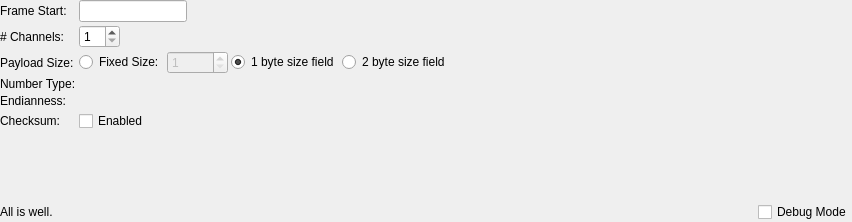
<?xml version="1.0" encoding="UTF-8"?>
<ui version="4.0">
 <class>FramedReaderSettings</class>
 <widget class="QWidget" name="FramedReaderSettings">
  <property name="geometry">
   <rect>
    <x>0</x>
    <y>0</y>
    <width>852</width>
    <height>222</height>
   </rect>
  </property>
  <property name="windowTitle">
   <string>Form</string>
  </property>
  <layout class="QVBoxLayout" name="verticalLayout">
   <property name="spacing">
    <number>3</number>
   </property>
   <property name="leftMargin">
    <number>0</number>
   </property>
   <property name="topMargin">
    <number>0</number>
   </property>
   <property name="rightMargin">
    <number>0</number>
   </property>
   <property name="bottomMargin">
    <number>0</number>
   </property>
   <item>
    <layout class="QFormLayout" name="formLayout">
     <property name="fieldGrowthPolicy">
      <enum>QFormLayout::FieldsStayAtSizeHint</enum>
     </property>
     <item row="0" column="1">
      <widget class="CommandEdit" name="leSyncWord">
       <property name="toolTip">
        <string>Enter the 'Frame Start' bytes in hexadecimal.</string>
       </property>
      </widget>
     </item>
     <item row="1" column="0">
      <widget class="QLabel" name="label_2">
       <property name="toolTip">
        <string>Number of Channels</string>
       </property>
       <property name="text">
        <string># Channels:</string>
       </property>
      </widget>
     </item>
     <item row="1" column="1">
      <widget class="QSpinBox" name="spNumOfChannels">
       <property name="toolTip">
        <string>Select number of channels</string>
       </property>
       <property name="minimum">
        <number>1</number>
       </property>
       <property name="maximum">
        <number>32</number>
       </property>
      </widget>
     </item>
     <item row="2" column="0">
      <widget class="QLabel" name="label_3">
       <property name="text">
        <string>Payload Size:</string>
       </property>
      </widget>
     </item>
     <item row="2" column="1">
      <layout class="QHBoxLayout" name="horizontalLayout">
       <item>
        <widget class="QRadioButton" name="rbFixedSize">
         <property name="toolTip">
          <string>Frame size is always the same</string>
         </property>
         <property name="text">
          <string>Fixed Size:</string>
         </property>
        </widget>
       </item>
       <item>
        <widget class="QSpinBox" name="spSize">
         <property name="enabled">
          <bool>false</bool>
         </property>
         <property name="toolTip">
          <string>&lt;html&gt;&lt;head/&gt;&lt;body&gt;&lt;p&gt;Enter the frame size. It &lt;span style=&quot; font-weight:600;&quot;&gt;must&lt;/span&gt; be the multiple of (#channels * sample size).&lt;/p&gt;&lt;/body&gt;&lt;/html&gt;</string>
         </property>
         <property name="minimum">
          <number>1</number>
         </property>
         <property name="maximum">
          <number>65535</number>
         </property>
        </widget>
       </item>
       <item>
        <widget class="QRadioButton" name="rbSize1Byte">
         <property name="toolTip">
          <string>First byte after the 'frame start' bytes should be the size of the frame payload. Only counting following bytes but excluding the checksum.</string>
         </property>
         <property name="text">
          <string>1 byte size field</string>
         </property>
         <property name="checked">
          <bool>true</bool>
         </property>
        </widget>
       </item>
       <item>
        <widget class="QRadioButton" name="rbSize2Byte">
         <property name="toolTip">
          <string>First 2 bytes after the 'frame start' bytes should be the size of the frame payload. Only counting following bytes but excluding the checksum.</string>
         </property>
         <property name="text">
          <string>2 byte size field</string>
         </property>
        </widget>
       </item>
      </layout>
     </item>
     <item row="3" column="0">
      <widget class="QLabel" name="label_4">
       <property name="toolTip">
        <string/>
       </property>
       <property name="text">
        <string>Number Type:</string>
       </property>
      </widget>
     </item>
     <item row="3" column="1">
      <widget class="NumberFormatBox" name="nfBox" native="true">
       <property name="sizePolicy">
        <sizepolicy hsizetype="Preferred" vsizetype="Preferred">
         <horstretch>0</horstretch>
         <verstretch>0</verstretch>
        </sizepolicy>
       </property>
      </widget>
     </item>
     <item row="4" column="0">
      <widget class="QLabel" name="label_5">
       <property name="toolTip">
        <string>Byte Order</string>
       </property>
       <property name="text">
        <string>Endianness:</string>
       </property>
      </widget>
     </item>
     <item row="4" column="1">
      <widget class="EndiannessBox" name="endiBox" native="true"/>
     </item>
     <item row="5" column="0">
      <widget class="QLabel" name="label_6">
       <property name="text">
        <string>Checksum:</string>
       </property>
      </widget>
     </item>
     <item row="5" column="1">
      <widget class="QCheckBox" name="cbChecksum">
       <property name="toolTip">
        <string>Last byte of the frame is checksum.</string>
       </property>
       <property name="text">
        <string>Enabled</string>
       </property>
      </widget>
     </item>
     <item row="0" column="0">
      <widget class="QLabel" name="label">
       <property name="text">
        <string>Frame Start:</string>
       </property>
      </widget>
     </item>
    </layout>
   </item>
   <item>
    <spacer name="verticalSpacer">
     <property name="orientation">
      <enum>Qt::Vertical</enum>
     </property>
     <property name="sizeHint" stdset="0">
      <size>
       <width>20</width>
       <height>1</height>
      </size>
     </property>
    </spacer>
   </item>
   <item>
    <layout class="QHBoxLayout" name="horizontalLayout_4">
     <item>
      <widget class="QLabel" name="lMessage">
       <property name="sizePolicy">
        <sizepolicy hsizetype="MinimumExpanding" vsizetype="Preferred">
         <horstretch>0</horstretch>
         <verstretch>0</verstretch>
        </sizepolicy>
       </property>
       <property name="text">
        <string>All is well.</string>
       </property>
      </widget>
     </item>
     <item>
      <widget class="QCheckBox" name="cbDebugMode">
       <property name="toolTip">
        <string>Enable printing of extra log messages that can be useful for debugging</string>
       </property>
       <property name="text">
        <string>Debug Mode</string>
       </property>
      </widget>
     </item>
    </layout>
   </item>
  </layout>
 </widget>
 <customwidgets>
  <customwidget>
   <class>NumberFormatBox</class>
   <extends>QWidget</extends>
   <header>numberformatbox.h</header>
   <container>1</container>
  </customwidget>
  <customwidget>
   <class>EndiannessBox</class>
   <extends>QWidget</extends>
   <header>endiannessbox.h</header>
   <container>1</container>
  </customwidget>
  <customwidget>
   <class>CommandEdit</class>
   <extends>QLineEdit</extends>
   <header>Common/commandedit.h</header>
  </customwidget>
 </customwidgets>
 <resources/>
 <connections/>
</ui>
